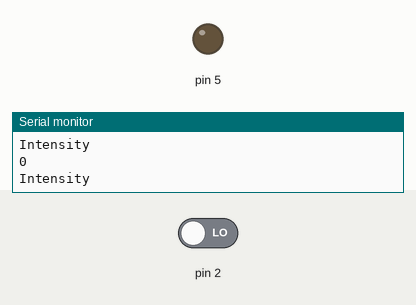
This sketch was run on a simulated Arduino Uno, built with avr-gcc and run on an emulated ATmega328P. On the bench: output pins drawn as LEDs (lit = HIGH), the last lines printed to the serial monitor. The inputs (shaded band) are chosen by the test bench; at power-on: pin 2 LOW.

Above: at 1.2 s.
1.3 s: pin 2 driven HIGH
At 2.4 s:
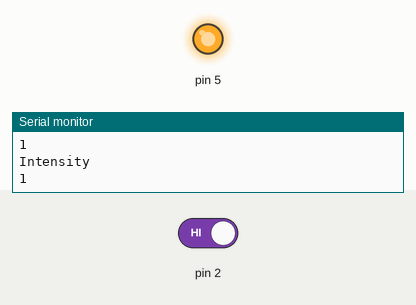
2.8 s: pin 2 driven LOW
At 3.5 s:
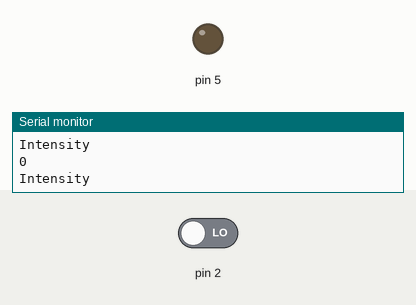
Timing chart, 0 to 5.8 s (numbered marks = the images above; inputs shaded):
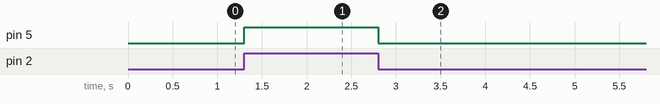

The sketch:

lab3.ino
```cpp
int ldr1=0;
void setup(){
  pinMode(2,INPUT);
  pinMode(5,OUTPUT);
  Serial.begin(9600);
}
void loop(){
  ldr1=digitalRead(2);
  if(ldr1==HIGH){
    digitalWrite(5,HIGH);
  }
  else{
    digitalWrite(5,LOW);
  }
  Serial.println("Intensity");
  Serial.println(ldr1);
}
```

Measured:
- after the input at 1.3 s, pin 5: LOW → HIGH at once
- after the input at 2.8 s, pin 5: HIGH → LOW at once
